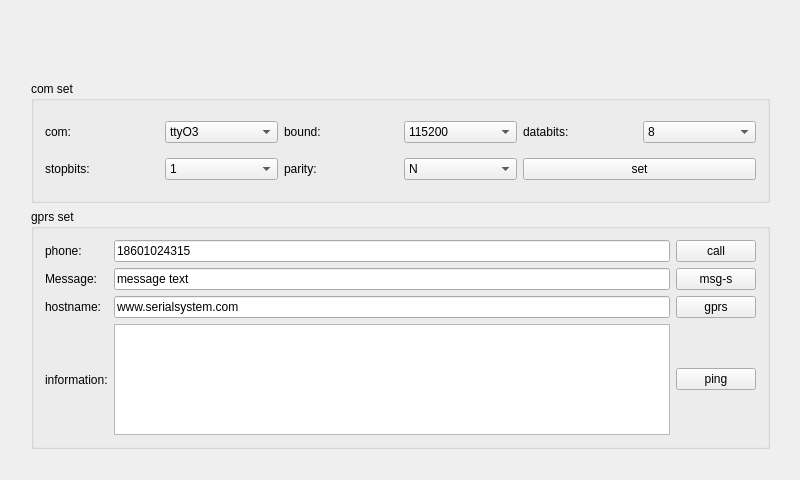
<?xml version="1.0" encoding="UTF-8"?>
<ui version="4.0">
 <class>Gprs</class>
 <widget class="QWidget" name="Gprs">
  <property name="geometry">
   <rect>
    <x>0</x>
    <y>0</y>
    <width>800</width>
    <height>480</height>
   </rect>
  </property>
  <property name="windowTitle">
   <string>Gprs</string>
  </property>
  <property name="styleSheet">
   <string notr="true"/>
  </property>
  <widget class="QLabel" name="logo">
   <property name="geometry">
    <rect>
     <x>590</x>
     <y>0</y>
     <width>191</width>
     <height>71</height>
    </rect>
   </property>
   <property name="minimumSize">
    <size>
     <width>191</width>
     <height>71</height>
    </size>
   </property>
   <property name="maximumSize">
    <size>
     <width>191</width>
     <height>71</height>
    </size>
   </property>
   <property name="styleSheet">
    <string notr="true">background-image: url(:/img/images/serial_logo.png)</string>
   </property>
   <property name="text">
    <string/>
   </property>
  </widget>
  <widget class="QPushButton" name="back_but">
   <property name="geometry">
    <rect>
     <x>18</x>
     <y>14</y>
     <width>121</width>
     <height>41</height>
    </rect>
   </property>
   <property name="focusPolicy">
    <enum>Qt::ClickFocus</enum>
   </property>
   <property name="styleSheet">
    <string notr="true">background: transparent;</string>
   </property>
   <property name="text">
    <string/>
   </property>
   <property name="flat">
    <bool>true</bool>
   </property>
  </widget>
  <widget class="QWidget" name="layoutWidget">
   <property name="geometry">
    <rect>
     <x>20</x>
     <y>70</y>
     <width>761</width>
     <height>391</height>
    </rect>
   </property>
   <layout class="QVBoxLayout" name="verticalLayout">
    <item>
     <widget class="QGroupBox" name="groupBox">
      <property name="sizePolicy">
       <sizepolicy hsizetype="Expanding" vsizetype="Preferred">
        <horstretch>0</horstretch>
        <verstretch>0</verstretch>
       </sizepolicy>
      </property>
      <property name="minimumSize">
       <size>
        <width>0</width>
        <height>80</height>
       </size>
      </property>
      <property name="maximumSize">
       <size>
        <width>16777215</width>
        <height>122</height>
       </size>
      </property>
      <property name="title">
       <string>com set</string>
      </property>
      <layout class="QHBoxLayout" name="horizontalLayout">
       <item>
        <layout class="QGridLayout" name="gridLayout_3">
         <item row="0" column="0">
          <widget class="QLabel" name="label_4">
           <property name="text">
            <string>com:</string>
           </property>
          </widget>
         </item>
         <item row="0" column="1">
          <widget class="QComboBox" name="cb_com">
           <property name="currentIndex">
            <number>3</number>
           </property>
           <item>
            <property name="text">
             <string>ttyO0</string>
            </property>
           </item>
           <item>
            <property name="text">
             <string>ttyO1</string>
            </property>
           </item>
           <item>
            <property name="text">
             <string>ttyO2</string>
            </property>
           </item>
           <item>
            <property name="text">
             <string>ttyO3</string>
            </property>
           </item>
           <item>
            <property name="text">
             <string>ttyO4</string>
            </property>
           </item>
          </widget>
         </item>
         <item row="0" column="2">
          <widget class="QLabel" name="label_5">
           <property name="text">
            <string>bound:</string>
           </property>
          </widget>
         </item>
         <item row="0" column="3">
          <widget class="QComboBox" name="cb_bound">
           <item>
            <property name="text">
             <string>115200</string>
            </property>
           </item>
           <item>
            <property name="text">
             <string>9600</string>
            </property>
           </item>
           <item>
            <property name="text">
             <string>4800</string>
            </property>
           </item>
          </widget>
         </item>
         <item row="0" column="4">
          <widget class="QLabel" name="label_6">
           <property name="text">
            <string>databits:</string>
           </property>
          </widget>
         </item>
         <item row="0" column="5">
          <widget class="QComboBox" name="cb_data">
           <property name="currentIndex">
            <number>3</number>
           </property>
           <item>
            <property name="text">
             <string>5</string>
            </property>
           </item>
           <item>
            <property name="text">
             <string>6</string>
            </property>
           </item>
           <item>
            <property name="text">
             <string>7</string>
            </property>
           </item>
           <item>
            <property name="text">
             <string>8</string>
            </property>
           </item>
          </widget>
         </item>
         <item row="1" column="0">
          <widget class="QLabel" name="label_7">
           <property name="text">
            <string>stopbits:</string>
           </property>
          </widget>
         </item>
         <item row="1" column="1">
          <widget class="QComboBox" name="cb_stop">
           <item>
            <property name="text">
             <string>1</string>
            </property>
           </item>
           <item>
            <property name="text">
             <string>1.5</string>
            </property>
           </item>
           <item>
            <property name="text">
             <string>2</string>
            </property>
           </item>
          </widget>
         </item>
         <item row="1" column="2">
          <widget class="QLabel" name="label_8">
           <property name="text">
            <string>parity:</string>
           </property>
          </widget>
         </item>
         <item row="1" column="3">
          <widget class="QComboBox" name="cb_partity">
           <item>
            <property name="text">
             <string>N</string>
            </property>
           </item>
           <item>
            <property name="text">
             <string>O</string>
            </property>
           </item>
           <item>
            <property name="text">
             <string>E</string>
            </property>
           </item>
          </widget>
         </item>
         <item row="1" column="4" colspan="2">
          <widget class="QPushButton" name="pbt_set">
           <property name="text">
            <string>set</string>
           </property>
          </widget>
         </item>
        </layout>
       </item>
      </layout>
     </widget>
    </item>
    <item>
     <widget class="QGroupBox" name="groupBox_2">
      <property name="sizePolicy">
       <sizepolicy hsizetype="Expanding" vsizetype="Expanding">
        <horstretch>0</horstretch>
        <verstretch>0</verstretch>
       </sizepolicy>
      </property>
      <property name="maximumSize">
       <size>
        <width>16777215</width>
        <height>240</height>
       </size>
      </property>
      <property name="title">
       <string>gprs set</string>
      </property>
      <layout class="QVBoxLayout" name="verticalLayout_2">
       <item>
        <layout class="QGridLayout" name="gridLayout_2">
         <item row="1" column="2">
          <widget class="QPushButton" name="pbt_send">
           <property name="text">
            <string>msg-s</string>
           </property>
          </widget>
         </item>
         <item row="2" column="2">
          <widget class="QPushButton" name="pbt_gprs">
           <property name="text">
            <string>gprs</string>
           </property>
          </widget>
         </item>
         <item row="3" column="0">
          <widget class="QLabel" name="label_3">
           <property name="text">
            <string>information:</string>
           </property>
          </widget>
         </item>
         <item row="3" column="2">
          <widget class="QPushButton" name="ping">
           <property name="text">
            <string>ping</string>
           </property>
          </widget>
         </item>
         <item row="0" column="1">
          <widget class="QLineEdit" name="Edit_phone">
           <property name="text">
            <string>18601024315</string>
           </property>
          </widget>
         </item>
         <item row="0" column="0">
          <widget class="QLabel" name="label">
           <property name="text">
            <string>phone:</string>
           </property>
          </widget>
         </item>
         <item row="1" column="0">
          <widget class="QLabel" name="label_9">
           <property name="text">
            <string>Message:</string>
           </property>
          </widget>
         </item>
         <item row="0" column="2">
          <widget class="QPushButton" name="pbt_call">
           <property name="text">
            <string>call</string>
           </property>
          </widget>
         </item>
         <item row="2" column="1">
          <widget class="QLineEdit" name="hostname">
           <property name="text">
            <string>www.serialsystem.com</string>
           </property>
          </widget>
         </item>
         <item row="2" column="0">
          <widget class="QLabel" name="label_2">
           <property name="text">
            <string>hostname:</string>
           </property>
          </widget>
         </item>
         <item row="1" column="1">
          <widget class="QLineEdit" name="Line_msg">
           <property name="text">
            <string>message text</string>
           </property>
          </widget>
         </item>
         <item row="3" column="1">
          <widget class="QTextEdit" name="Edit_info"/>
         </item>
        </layout>
       </item>
      </layout>
     </widget>
    </item>
   </layout>
  </widget>
 </widget>
 <layoutdefault spacing="6" margin="11"/>
 <resources/>
 <connections/>
</ui>
